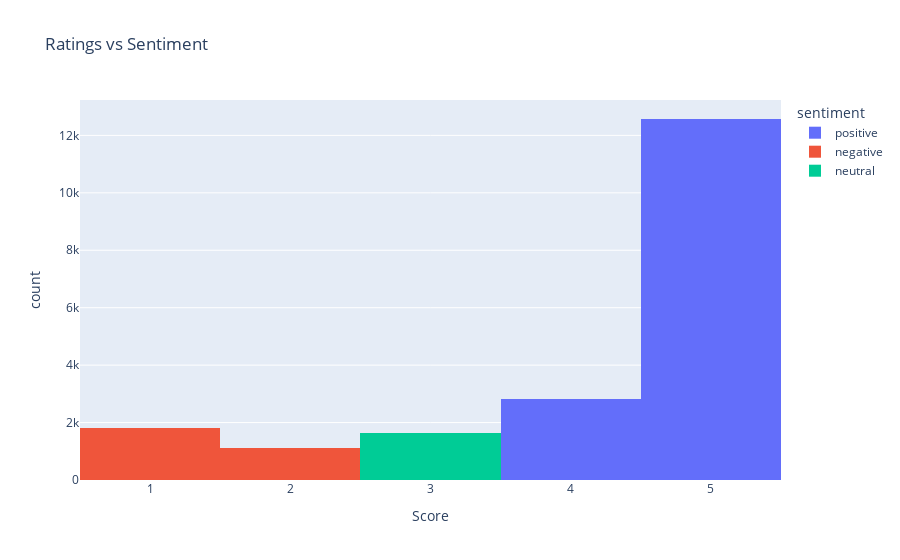

Here is the notebook cell this chart was saved with:
### Code cell
plt.figure(figsize=(6,4))
sns.countplot(x="Score", data=df)
plt.title("Star Ratings Distribution")
plt.show()
fig = px.histogram(df, x="Score", color="sentiment", title="Ratings vs Sentiment")
fig.show()

### Figure 1 — Plotly figure (JSON) as saved in the notebook; plotly's stock layout.template omitted (floating-point values rounded to 4 significant figures; data arrays with more than 128 entries replaced by an {"elided": "..."} marker saying what was removed)
{"data": [{"bingroup": "x", "hovertemplate": "sentiment=positive<br>Score=%{x}<br>count=%{y}<extra></extra>", "legendgroup": "positive", "marker": {"color": "#636efa", "pattern": {"shape": ""}}, "name": "positive", "orientation": "v", "showlegend": true, "type": "histogram", "x": {"elided": "15407 int values"}, "xaxis": "x", "yaxis": "y"}, {"bingroup": "x", "hovertemplate": "sentiment=negative<br>Score=%{x}<br>count=%{y}<extra></extra>", "legendgroup": "negative", "marker": {"color": "#EF553B", "pattern": {"shape": ""}}, "name": "negative", "orientation": "v", "showlegend": true, "type": "histogram", "x": {"elided": "2944 int values"}, "xaxis": "x", "yaxis": "y"}, {"bingroup": "x", "hovertemplate": "sentiment=neutral<br>Score=%{x}<br>count=%{y}<extra></extra>", "legendgroup": "neutral", "marker": {"color": "#00cc96", "pattern": {"shape": ""}}, "name": "neutral", "orientation": "v", "showlegend": true, "type": "histogram", "x": {"elided": "1649 int values"}, "xaxis": "x", "yaxis": "y"}], "layout": {"barmode": "relative", "legend": {"title": {"text": "sentiment"}, "tracegroupgap": 0}, "title": {"text": "Ratings vs Sentiment"}, "xaxis": {"anchor": "y", "domain": [0, 1], "title": {"text": "Score"}}, "yaxis": {"anchor": "x", "domain": [0, 1], "title": {"text": "count"}}}}
